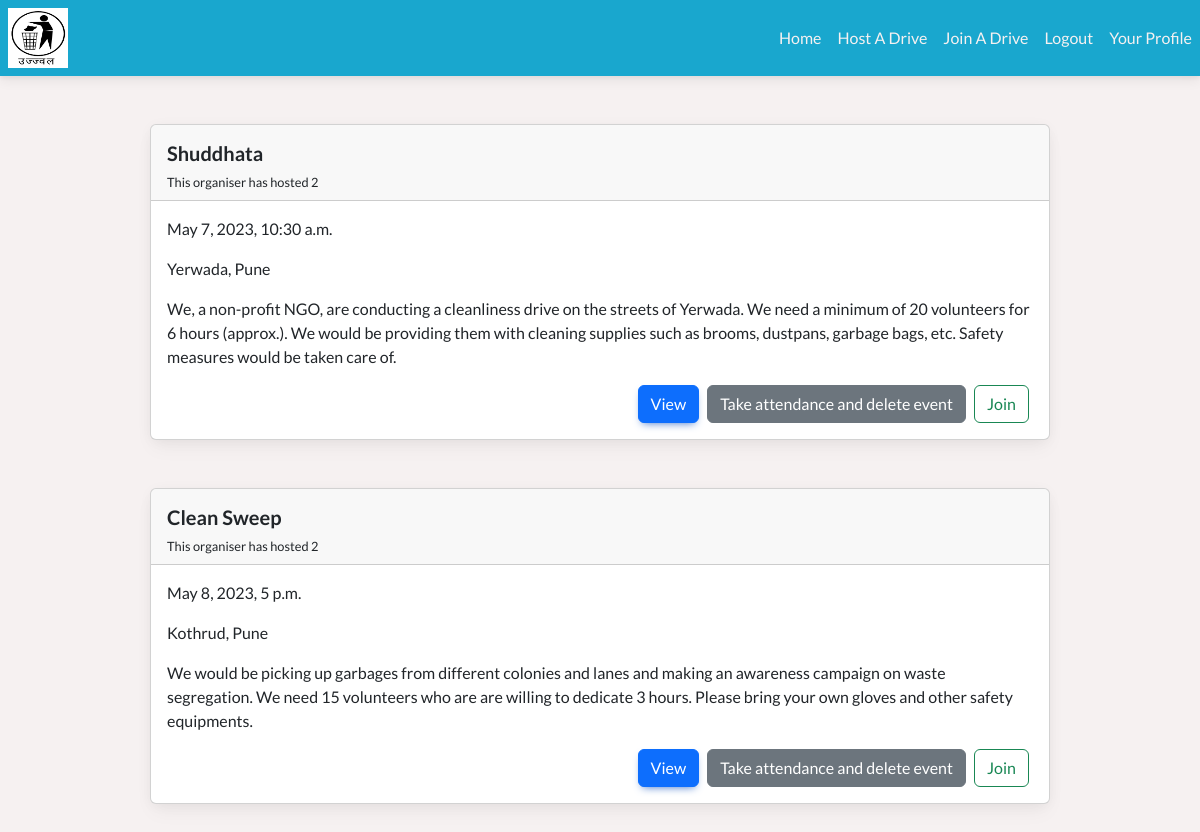
The app's page /joinlist/ (signed in) with its own data.
### hostdrives/models.py (models this page shows, shortened)
class drive(models.Model):
    organizer=models.ForeignKey(User,on_delete=models.CASCADE)
    name=models.CharField(max_length=255)
    date=models.DateTimeField()
    description=models.TextField()
    location=models.CharField(max_length=255)
    attendees=models.ManyToManyField(User,related_name='attending_events',null=True)

class websiteUser(models.Model):
    user=models.OneToOneField(User,on_delete=models.CASCADE)
    phone=models.CharField(max_length=10)
    hosted=models.IntegerField(blank=True)
    attended=models.IntegerField(blank=True)

### hostdrives/views.py (the view)
# urls.py: path("joinlist/",views.joinlist,name='joinlist'),
@login_required(redirect_field_name='login')
def joinlist(request):
    driveset=models.drive.objects.all()
    userinfo=models.websiteUser.objects.get(user=request.user)
    return render(request,"hostdrives/joinlist.html",{"drives": driveset,"userinfo":userinfo})

### hostdrives/templates/hostdrives/joinlist.html (shortened to what this page needs)
{%load static%}
<html lang="en">
<head class="m-0 w-100 h-auto p-0 d-flex">
    <link rel="stylesheet" href="{% static 'hostdrives/join.css'%}">
    <link
    href="https://cdnjs.cloudflare.com/ajax/libs/font-awesome/6.0.0/css/all.min.css"
    rel="stylesheet"
    />
    <link
    href="https://cdnjs.cloudflare.com/ajax/libs/mdb-ui-kit/6.2.0/mdb.min.css"
    rel="stylesheet"
    />
    <link rel="stylesheet" href="https://cdn.jsdelivr.net/npm/bootstrap@4.0.0/dist/css/bootstrap.min.css">
    <link href="https://cdn.jsdelivr.net/npm/bootstrap@5.3.0-alpha3/dist/css/bootstrap.min.css" rel="stylesheet">
</head>
<body class="m-0 w-100 h-auto p-0 flex-column d-flex" style="  font-family: 'Lato', sans-serif !important; background-color: #F6F1F1 !important;">
    <nav class="navbar navbar-expand-lg" style="background-color: #19A7CE ; ">
        <a class="navbar-brand ms-2 py-0" href="#">
          <img src="{% static 'hostdrives/dazzle.png' %}" width="60" height="60" class="d-inline-block align-top" alt="Logo">
          </a>
        <div class="collapse navbar-collapse" id="navbarNav">
          <ul class="navbar-nav ml-auto text-white" >
            <li class="nav-item ">
              <a class="nav-link active" href="{% url 'home'%}">Home</a>
            </li>
            {%if request.user%}
            <li class="nav-item ">
              <button class="nav-link btn btn-link"  data-bs-toggle="modal" data-bs-target="#hostDrive">Host A Drive</button>
            </li>
            <li class="nav-item active">
              <a class="nav-link" href="{% url 'joinlist'%}">Join A Drive</a>
            </li>
            <li class="nav-item ">
              <a class="nav-link" href="{%url 'logout'%}">Logout</a>
            </li>
            {% else %}
            <li class="nav-item ">
              <a class="nav-link" href="{% url 'loginform'%}">Login/Sign Up</a>
            </li>
            {%endif%}
            {%if request.user%}
            <li class="nav-item">
              <button class="nav-link btn btn-link"  data-bs-toggle="modal" data-bs-target="#viewProfile">Your Profile</button>
            </li>
            {%endif%}
          </ul>
        </div>
    </nav>
    <div class="d-flex pt-5 flex-column w-100 h-auto">
        {%for drive in drives%}
        <div class="card card-mod mb-5 mx-auto" style="width: 75vw;">
          <div class="card-header   d-flex flex-column">
            <h5 class="card-title fw-semibold py-2 my-auto">{{drive.name}}</h5>
            <div style="font-size:0.8rem;">This organiser has hosted {{userinfo.hosted}}</div>
          </div>
            <div class="card-body">
              <p class="card-text">{{drive.date}}</p>
              <p class="card-text">{{drive.location}}</p>
              <p class="card-text">{{drive.description}}</p>
              <div class="d-flex justify-content-end ">
                    {%if drive.organizer == request.user%}
                    <button type="button" class="btn btn-primary my-auto mx-1 d-flex" data-bs-toggle="modal" data-bs-target="#exampleModal{{drive.id}}">
                      View
                    </button>
                    {%endif%}
                    {%if drive.organizer == request.user%}
                    <button type="button" class="btn btn-secondary my-auto mx-1" data-bs-toggle="modal" data-bs-target="#exampleModal2{{drive.id}}">
                      Take attendance and delete event
                    </button>
                    {%endif%}
                    {%if not request.user in drive.attendees.all%}
                    <a href="{% url 'join' drive.id %}" class="btn btn-outline-success my-auto mx-1" >Join</a>
                    {%else%}
                    <div class="alert p-2 text-white mx-2 my-auto"  style="background-color: #198754;" role="alert">
                      Joined
                    </div>
                    <a href="{% url 'withdraw' drive.id %}" class="btn btn-outline-danger my-auto mx-1">Withdraw</a>
                    {%endif%}
              </div>
            </div>
        </div>
        {% endfor %}
    </div>
    <script src="https://cdn.jsdelivr.net/npm/bootstrap@5.3.0-alpha3/dist/js/bootstrap.bundle.min.js"></script></body>
</html>

### hostdrives/static/hostdrives/join.css (style rules this page uses)
body { background-color: #EAEAEA; }
.btn { text-transform: unset!important; transition: none; }
.card-mod { width: 75vw; transition: transform 0.3s; }
.collapse .navbar-nav .nav-item .nav-link { color: #F6F1F1; }
.card-header { background-color: #fff; }

### records on screen
drive: name "Shuddhata", date "May 7, 2023, 10:30 a.m.", location "Yerwada, Pune", description "We, a non-profit NGO, are conducting a cleanliness drive on the streets of Yerwada. We need a minimum of 20 volunteers for 6 hours (approx.). We would be providing them with cleaning supplies such as brooms, dustpans, garbage bags, etc. Safety measures would be taken care of.", shows "Join"
websiteUser: hosted "2"
drive: name "Clean Sweep", date "May 8, 2023, 5 p.m.", location "Kothrud, Pune", description "We would be picking up garbages from different colonies and lanes and making an awareness campaign on waste segregation. We need 15 volunteers who are are willing to dedicate 3 hours. Please bring your own gloves and other safety equipments.", shows "Join"
